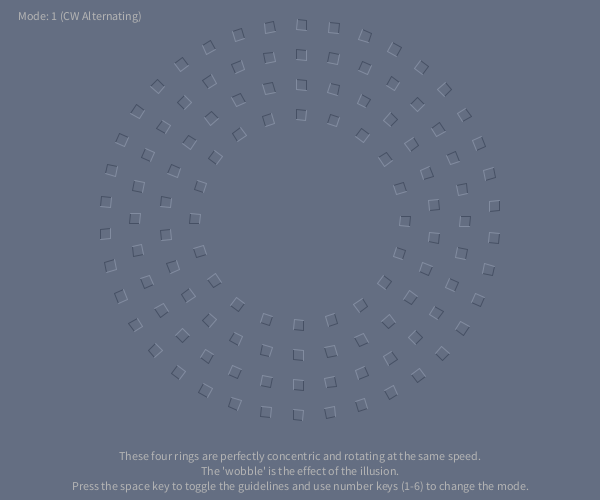
Frame 1 (no input)
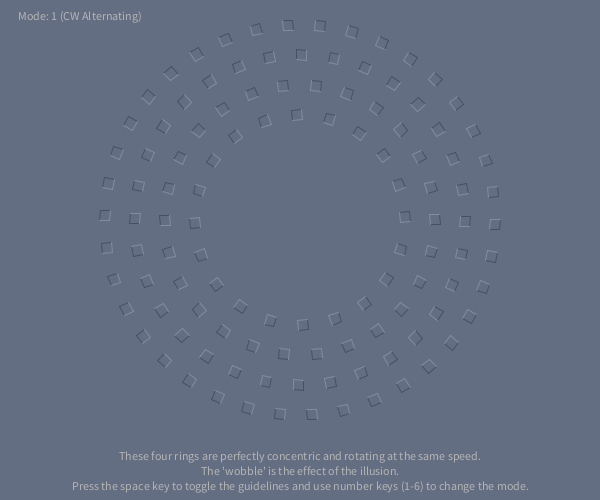
Frame 60 (the mouse pressed at the canvas centre just before this capture)
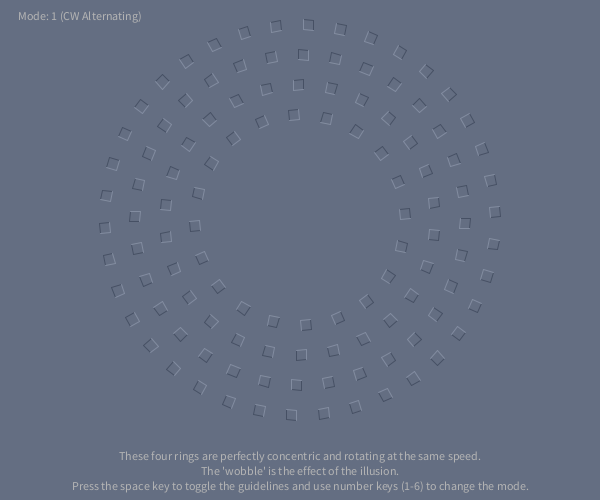
Frame 120 (the mouse held since frame 60 and released just before this capture)

The Processing sketch that drew these frames (run headless with seeded random() and noise(); from frame 60 on, the mouse is pressed at the canvas centre):

// Processing sketch: processing_31457
// ── processing_31457.pde

float a, spd;
boolean bGuide;
int mode;

//----------------------------------------------------------------------

void setup() {
  size(600, 500);
  smooth();
  textAlign(CENTER, CENTER);
  
  a = 0.0;
  spd = 0.01;
  bGuide = false;
  mode = 1;
}

//----------------------------------------------------------------------

void keyPressed() {
  if (key==' ') bGuide = !bGuide;
  if (int(key) > 48 && int(key) < 55) mode=int(key)-48;
}

//----------------------------------------------------------------------

void draw() {
  background(100, 110, 130);
  fill(180);
  text("These four rings are perfectly concentric and rotating at the same speed.", width/2, height-45);
  text("The 'wobble' is the effect of the illusion.", width/2, height-30);
  text("Press the space key to toggle the guidelines and use number keys (1-6) to change the mode.", width/2, height-15);  
  switch (mode) {
    case 1: text("Mode: 1 (CW Alternating)", 80, 15); break;
    case 2: text("Mode: 2 (CW Outward)", 80, 15); break;
    case 3: text("Mode: 3 (CW Inward)", 80, 15); break;
    case 4: text("Mode: 4 (CCW Alternating)", 80, 15); break;
    case 5: text("Mode: 5 (CCW Inward)", 80, 15); break;
    case 6: text("Mode: 6 (CCW Outward)", 80, 15); break;
  }
  noFill();
  
  translate(width/2, height/2-30);
  
  //draw the four rings...
  a = (a + (mode > 3 ? -spd : spd)) % TWO_PI;
  drawRing(100, (mode ==2 || mode == 5));
  drawRing(130, (mode !=3 && mode != 6));
  drawRing(160, (mode ==2 || mode == 5));
  drawRing(190, (mode !=3 && mode != 6));
}

//----------------------------------------------------------------------

void drawRing(int rad, boolean bShift) {
  float gap = PI/rad*10; //get a consistent gap between boxes...
  for (float ang = 0.0; ang<TWO_PI; ang+=gap) { //box count depends on gap size (which depends on radius)
    pushMatrix();
      rotate(a + ang);
      if (bGuide) { stroke(70, 100, 120); line(0,0, 0, rad); }
      translate(-5, rad); //squares are 10x10, the -5 is for centering
      drawBox(bShift);
    popMatrix();
  }
  if (bGuide) { stroke(70, 100, 120); ellipse(0,0, rad*2+10, rad*2+10); }
}

//----------------------------------------------------------------------

void drawBox(boolean bShift) {
  stroke(70, 80, 100); //darker lines
  line(0,10, 10,10); //bottom
  if (bShift) 
    line(0,0, 0,10); //left
  else 
    line(10,0, 10,10); //right
    
  stroke(130, 140, 160); //brighter lines
  line(0,0, 10,0); //top
  if (bShift) 
    line(10,0, 10,10); //right
  else 
    line(0,0, 0,10); //left
}
